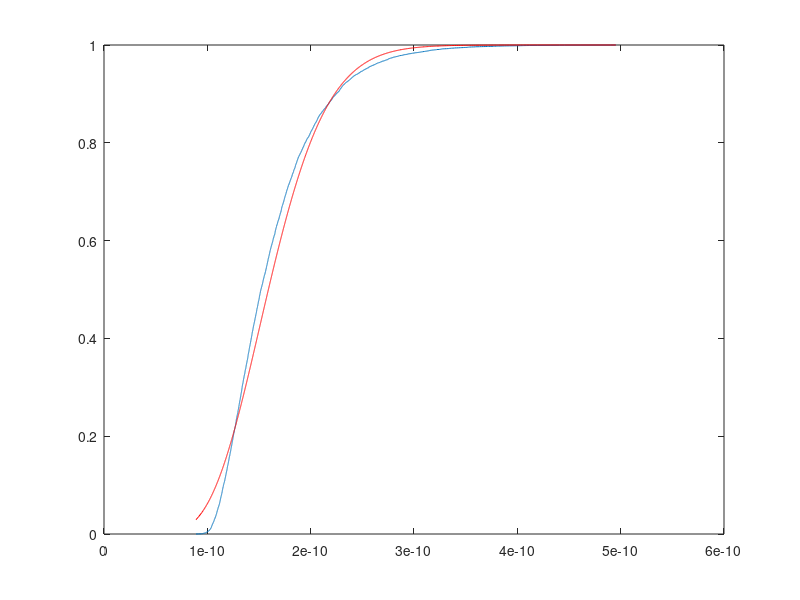

Source code (MATLAB): (Note: this script raises an error after producing the figure.)
%%%%%%%%%%%%%%%%%%%%%%%%%%%%%%%%%%%%%%%%%%%%%%%%%%%%%%%%%%%%%%%%%%%%%%%%%%%
%                                                      
%
%                                
%        Description: In this m-script  
%        the long term analysis (channel is average over different channel realization) 
%        is investigted that is, considering individual 
%        frame. Hence, the SNR is considered constant for the time interval 
%        (tau_est). 
%
%        Clearly the recieved power is distributed according to non central
%        chi-2 distribution where the SNR follows an exponentially or Gamma distribution,
%        Analytical form is of the obtained distribution does not exist or
%        difficult to evaluate.
%        We use the moment generating function to evaluate the first two moments. 
%        Finally we approximate the obtained distribuion with as Gamma distribution.
%        Moment matching is used to obtain the parameters of the Gamma
%        distribution.
%        
%        The simulation is performed to show the following:
%        1) Confirm the theoretical analysis (approximation) vs simulation
%        results, and state whether the approximation is good. For
%        performance analysis we consider variation of P_out against SNR
%
%        Created on: 22.12.14
%        Last modified: 22.12.14
%        Revision History: 22.12.14 --> File generated   
%  
%%%%%%%%%%%%%%%%%%%%%%%%%%%%%%%%%%%%%%%%%%%%%%%%%%%%%%%%%%%%%%%%%%%%%%%%%%%

clear all;
close all;
clc;

sim = 1;                                         % Enable( = 1) to perform simulation, theoretical analysis
                                                  % disable ( = 0) to plot curves, data is read from a file

%%%%%%%%%%%%%%%%%%%%%%%%%%%%%%%%%%%%%%%%%%%%%%%%%%%%%%%%%%%%%%%%%%%%%%%%%%%
%   Parameters
%%%%%%%%%%%%%%%%%%%%%%%%%%%%%%%%%%%%%%%%%%%%%%%%%%%%%%%%%%%%%%%%%%%%%%%%%%%
M = 1e4;                                          % Number of realizations 
P = 10.^(-05/10);%(-10:0.5:-10)/10);                        % Power transmitted by SR, the SNR received at SR 
                                                  % varried using this parameter
noise_power = 10^(-100/10);                       % noise power -100 dBm
f_s = 1e6;                                        % 1 MHz one band
K = 0.1 * f_s;                                    % K = Total number of samples in a frame = T * f_s, T = 100 ms WRAN standard
alpha = 10^(-100/10);                             % True Path loss between ST and PR   
m = [2];                                    % Number of realizations of the channel, Nakagami-m parameter 
P_rcvd_sim =  zeros(1,M);                         % Received Power  
N = 1000;

threshold_sim = zeros(length(m), length(P));      % Threshold attained for a certain P_d_d simulated 
threshold_th = zeros(length(m), length(P));       % Threshold attained for a certain P_d_d theretical 

P_out_sim = zeros(length(m), length(P));          % False alarm determined from the simulated threshold
P_out_th = zeros(length(m), length(P));           % False alarm determined from the theoretical threshold 
P_d_d = 0.9;                                      % Target Probability of Detection
epsilon = 0.1;                                   % Epsilon

%%%%%%%%%%%%%%%%%%%%%%%%%%%%%%%%%%%%%%%%%%%%%%%%%%%%%%%%%%%%%%%%%%%%%%%%%%%
%   Simulation
%%%%%%%%%%%%%%%%%%%%%%%%%%%%%%%%%%%%%%%%%%%%%%%%%%%%%%%%%%%%%%%%%%%%%%%%%%%

if sim
     %% Theoretical parameters
     for i=1:length(m)
         disp(strcat('m = ',num2str(m(i)))); 
         for j=1:length(P)
            g = ones(1, M) .* random('gam', m(i), 1, 1, M); 
            disp(strcat('P = ',num2str(P(j)))); 
            for k=1:M
                % Estimate the received power P_reg with additive noise amplitude (zero mean and noise variance) 
                samples = sqrt(g(k) * P(j) * alpha) * ones(1, N) + random('norm', 0, sqrt(noise_power), 1, N);
                % Checkpoint 
                % Here the samples must be Gaussian distributed with mean = 10^(P_reg/10), 
                % examine by ploting the histogram, hist(samples, 100)
                P_rcvd_sim(k) = mean(samples.^2);                                  
            end 

            %% Gamma Approxmiamtion
            mean_nc = (noise_power + m(i) * alpha * P(j));
            var_nc =  1/N * (2 * noise_power^2 + 4 * m(i) *...
                alpha * P(j) * noise_power + N * m(i) * (alpha * P(j))^2);
            % Parameters for Gamma distribution 
            b = var_nc / mean_nc;
            a = mean_nc / b;

            %% Simulated CDF
            [CDF_Power_sim, Power,~,~,eid] = cdfcalc(P_rcvd_sim);
            CDF_Power_sim = CDF_Power_sim(1:length(Power));
            
            % Plot CDF of the simulated and analytical Expressions
            figure(1);
            plot(Power, CDF_Power_sim);
            hold on
            plot(Power,gammainc(Power/b, a), 'r');
            
            % Calculate the threshold where detection probability = P_d_d
            [index value] = find(CDF_Power_sim >=  (1 - epsilon));
            threshold_sim(i,j) = Power(min(index));
            
            % Thoeretical Analysis 
            %CDF_Power_th = 1 - gammainc(a, Power/b);     
            threshold_th(i,j) = b * gammaincinv(1- epsilon, a); 
            
            %% From the two cases the P_fa is evaluated 
            P_out_sim(i,j) = gammainc(threshold_sim(i,j) * N /noise_power/2, N/2);
            P_out_th(i,j) = gammainc(threshold_th(i,j) * N /noise_power/2, N/2);

         end
     end
    save('results_Gamma_Approximation_Pout_vs_SNR_diff_m_N10.mat');
    %quit;
end
    

%%%%%%%%%%%%%%%%%%%%%%%%%%%%%%%%%%%%%%%%%%%%%%%%%%%%%%%%%%%%%%%%%%%%%%%%%%%
%   Plot curves theoretical analysis
%%%%%%%%%%%%%%%%%%%%%%%%%%%%%%%%%%%%%%%%%%%%%%%%%%%%%%%%%%%%%%%%%%%%%%%%%%%
load('results_Gamma_Approximation_Pout_vs_SNR_diff_m_N10.mat');
Fontsize = 18;
%% semilog scale P_fa
if 1
    semilogy(10 *log10(P), P_fa_sim(1,:),'rs', 'Linewidth',2);
    hold on,
    semilogy(10 *log10(P), P_fa_th(1,:),'--', 'Linewidth',2);
    hold on,
    semilogy(10 *log10(P), P_fa_sim(2,:),'rs', 'Linewidth',2);
    hold on,
    semilogy(10 *log10(P), P_fa_th(2,:),'--', 'Linewidth',2);
    hold on,
    semilogy(10 *log10(P), P_fa_sim(3,:),'rs', 'Linewidth',2);
    hold on,
    semilogy(10 *log10(P), P_fa_th(3,:),'--', 'Linewidth',2);
    hold on,
    semilogy(10 *log10(P), P_fa_sim(4,:),'rs', 'Linewidth',2);
    hold on,
    semilogy(10 *log10(P), P_fa_th(4,:),'--', 'Linewidth',2);
    %hold on,
    %semilogy(10 *log10(P), P_fa_sim(5,:),'k', 'Linewidth',2);
    %hold on,
    %semilogy(10 *log10(P), P_fa_th(5,:),'k--', 'Linewidth',2);
    axis([min(10 * log10(P)) 10 1e-3 1e0]);
    ylabel('P_{fa}','FontSize',Fontsize+2);
    xlabel('SNR = [dB]','FontSize',Fontsize+2);
end
%%%%%%%%%%%%%%%%%%%%%%%%%%%%%%%%%%%%%%%%%%%%%%%%%%%%%%%%%%%%%%%%%%%%%%%%%%%
%   Plot curves cosmetic makeover
%%%%%%%%%%%%%%%%%%%%%%%%%%%%%%%%%%%%%%%%%%%%%%%%%%%%%%%%%%%%%%%%%%%%%%%%%%%

grid on;
%axis tight;

hl = legend('Simulated', 'Approximation');
set(hl, 'Location', 'SouthWest', 'FontSize', Fontsize + 2);
set(gca,'FontSize',Fontsize);
set(gcf, 'PaperUnits','inches');
set(gcf, 'PaperSize',[10 7.5]);
set(gcf, 'PaperPositionMode','manual');
set(gcf, 'PaperPosition',[ 0 0 10 7.5]);
print(gcf,'-dpdf','../figures/fig_Gamma_Approximation_Pfa_vs_SNR_diff_m');
print(gcf,'-depsc','../figures/fig_Gamma_Approximation_Pfa_vs_SNR_diff_m');